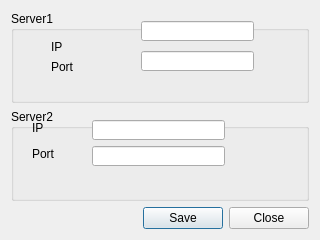
<?xml version="1.0" encoding="UTF-8"?>
<ui version="4.0">
 <class>ServerAddrConfigDialog</class>
 <widget class="QDialog" name="ServerAddrConfigDialog">
  <property name="geometry">
   <rect>
    <x>0</x>
    <y>0</y>
    <width>320</width>
    <height>240</height>
   </rect>
  </property>
  <property name="windowTitle">
   <string>Dialog</string>
  </property>
  <layout class="QVBoxLayout" name="verticalLayout" stretch="2,2,1">
   <item>
    <widget class="QGroupBox" name="groupBoxSvr1">
     <property name="title">
      <string>Server1</string>
     </property>
     <widget class="QLabel" name="labelSvr1Addr">
      <property name="geometry">
       <rect>
        <x>40</x>
        <y>30</y>
        <width>54</width>
        <height>12</height>
       </rect>
      </property>
      <property name="text">
       <string>IP</string>
      </property>
     </widget>
     <widget class="QLabel" name="labelSvr1Port">
      <property name="geometry">
       <rect>
        <x>40</x>
        <y>50</y>
        <width>54</width>
        <height>12</height>
       </rect>
      </property>
      <property name="text">
       <string>Port</string>
      </property>
     </widget>
     <widget class="QLineEdit" name="lineEditSvr1Addr">
      <property name="geometry">
       <rect>
        <x>130</x>
        <y>10</y>
        <width>113</width>
        <height>20</height>
       </rect>
      </property>
     </widget>
     <widget class="QLineEdit" name="lineEditSvr1Port">
      <property name="geometry">
       <rect>
        <x>130</x>
        <y>40</y>
        <width>113</width>
        <height>20</height>
       </rect>
      </property>
     </widget>
    </widget>
   </item>
   <item>
    <widget class="QGroupBox" name="groupBoxSvr2">
     <property name="title">
      <string>Server2</string>
     </property>
     <widget class="QLineEdit" name="lineEditSvr2Addr">
      <property name="geometry">
       <rect>
        <x>81</x>
        <y>11</y>
        <width>133</width>
        <height>20</height>
       </rect>
      </property>
     </widget>
     <widget class="QLabel" name="labelSvr2Addr">
      <property name="geometry">
       <rect>
        <x>21</x>
        <y>11</y>
        <width>54</width>
        <height>16</height>
       </rect>
      </property>
      <property name="text">
       <string>IP</string>
      </property>
     </widget>
     <widget class="QLabel" name="labelSvr2Port">
      <property name="geometry">
       <rect>
        <x>21</x>
        <y>37</y>
        <width>54</width>
        <height>16</height>
       </rect>
      </property>
      <property name="text">
       <string>Port</string>
      </property>
     </widget>
     <widget class="QLineEdit" name="lineEditSvr2Port">
      <property name="geometry">
       <rect>
        <x>81</x>
        <y>37</y>
        <width>133</width>
        <height>20</height>
       </rect>
      </property>
     </widget>
    </widget>
   </item>
   <item>
    <layout class="QHBoxLayout" name="horizontalLayout">
     <item>
      <spacer name="horizontalSpacer">
       <property name="orientation">
        <enum>Qt::Horizontal</enum>
       </property>
       <property name="sizeHint" stdset="0">
        <size>
         <width>40</width>
         <height>20</height>
        </size>
       </property>
      </spacer>
     </item>
     <item>
      <widget class="QPushButton" name="pushButtonSave">
       <property name="text">
        <string>Save</string>
       </property>
      </widget>
     </item>
     <item>
      <widget class="QPushButton" name="pushButtonClose">
       <property name="text">
        <string>Close</string>
       </property>
      </widget>
     </item>
    </layout>
   </item>
  </layout>
 </widget>
 <resources/>
 <connections/>
</ui>
